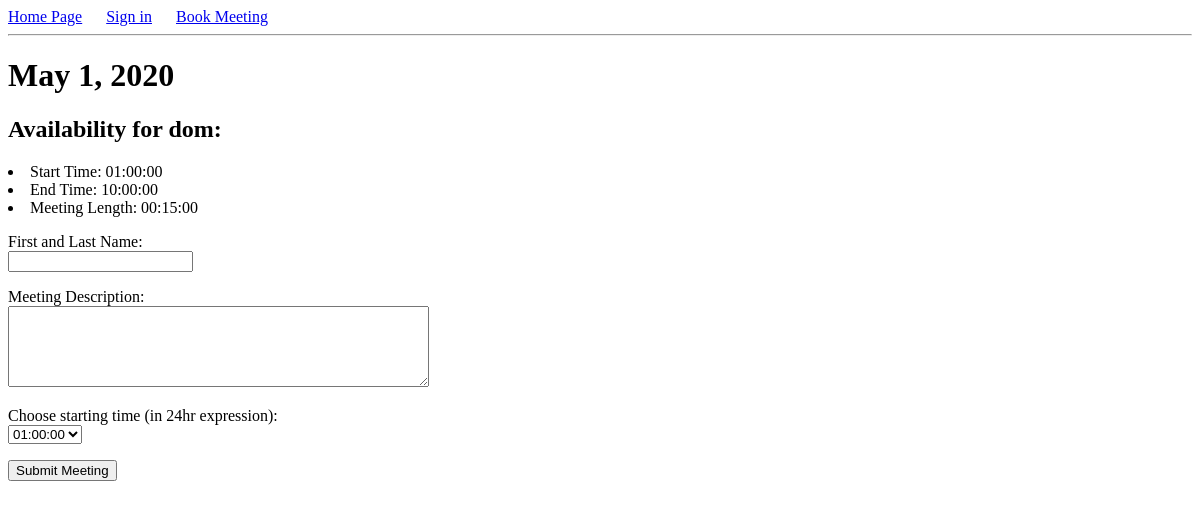
/book/dom/2020/May/1, run on an earlier commit of the app's database.
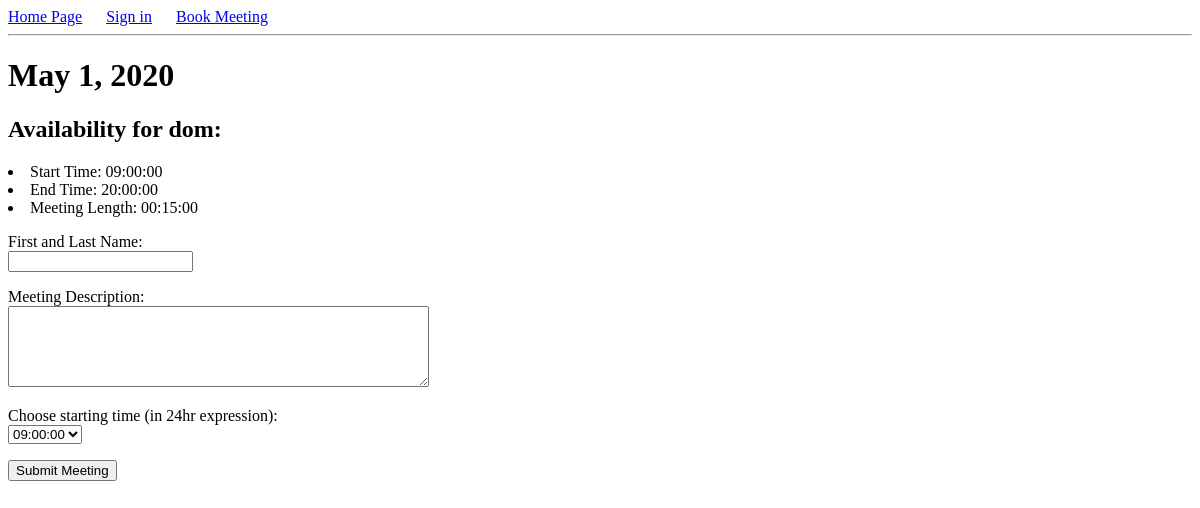
And on a later commit of the database.
### app/models.py (models this page shows, shortened)
class User(db.Model):
    id = db.Column(db.Integer, primary_key=True)
    username = db.Column(db.String(64), index=True, unique=True)
    email = db.Column(db.String(128), index=True, unique=True)
    password_hash = db.Column(db.String(128))
    availability_start = db.Column(db.Time, default= time(9, 0, 0))
    availability_end = db.Column(db.Time, default= time(15, 0, 0))
    meeting_duration = db.Column(db.Time, default= time(0, 30, 0))

### app/routes.py (the view, shortened to what this page needs)
@app.route('/book/<username>/<year>/<month>/<day>', methods=['GET', 'POST'])
def book(username, year, month, day):
    user = User.query.filter_by(username=username).first()
    form = MeetingForm()
    times = []
    start = str(user.availability_start)
    end = str(user.availability_end)
    start = start.split(':')[0]
    end = end.split(':')[0]
    for i in range(int(end)):
        if i >= int(start):
            if i < 10:
                item = '0' + str(i) + ':00:00'
                times.append([item, item])
            else:
                item = str(i) + ':00:00'
                times.append([item, item])
    form.startTime.choices = times
    if month == 'January':
        num_Month = 1
    if month == 'February':
        num_Month = 2
    if month == 'March':
        num_Month = 3
    if month == 'April':
        num_Month = 4
    if month == 'May':
        num_Month = 5
    if month == 'June':
        num_Month = 6
    if month == 'July':
        num_Month = 7
    if month == 'August':
        num_Month = 8
    if month == 'September':
        num_Month = 9
    if month == 'October':
        num_Month = 10
    if month == 'November':
        num_Month = 11
    if month == 'December':
        num_Month = 12
    return render_template('book.html',title='Book a Meeting', user=user, year=year, month=month, day=day, form = form)

### app/forms.py (shortened to what this page needs)
class MeetingForm(FlaskForm):
    Guest = StringField("First and Last Name: ", validators=[DataRequired()])
    description = StringField('Meeting Description: ',validators=[DataRequired()], widget=TextArea())
    startTime = SelectField('Choose starting time (in 24hr expression): ', coerce=str)
    submit = SubmitField('Submit Meeting')

### app/templates/book.html (shortened to what this page needs)
{% extends "base.html" %}
{% block content %}
    <h1>{{ month }} {{ day }}, {{ year }}</h1>
        <h2>Availability for {{ user.username }}:</h2>
            <li>Start Time: {{ user.availability_start }}</li>
            <li>End Time: {{ user.availability_end }}</li>
            <li>Meeting Length: {{ user.meeting_duration }}</li>
            <form action="" method="post" novalidate>
                <p>
                    {{ form.Guest.label }}<br>
                    {{ form.Guest }}
                </p>
                <p>
                    {{ form.description.label }}<br>
                    {{ form.description(cols = 50, rows = 5) }}
                </p>
                <p>
                    {{ form.startTime.label }}<br>
                    {{ form.startTime }}
                </p>
                <p>{{ form.submit() }}</p>
            </form>
{% endblock %}

What changed in the data, as far as the page shows it:
changed User "dom": availability_start "01:00:00" → "09:00:00"; availability_end "10:00:00" → "20:00:00"
Also different on the page:
form field startTime: "01:00:00" → "09:00:00"
